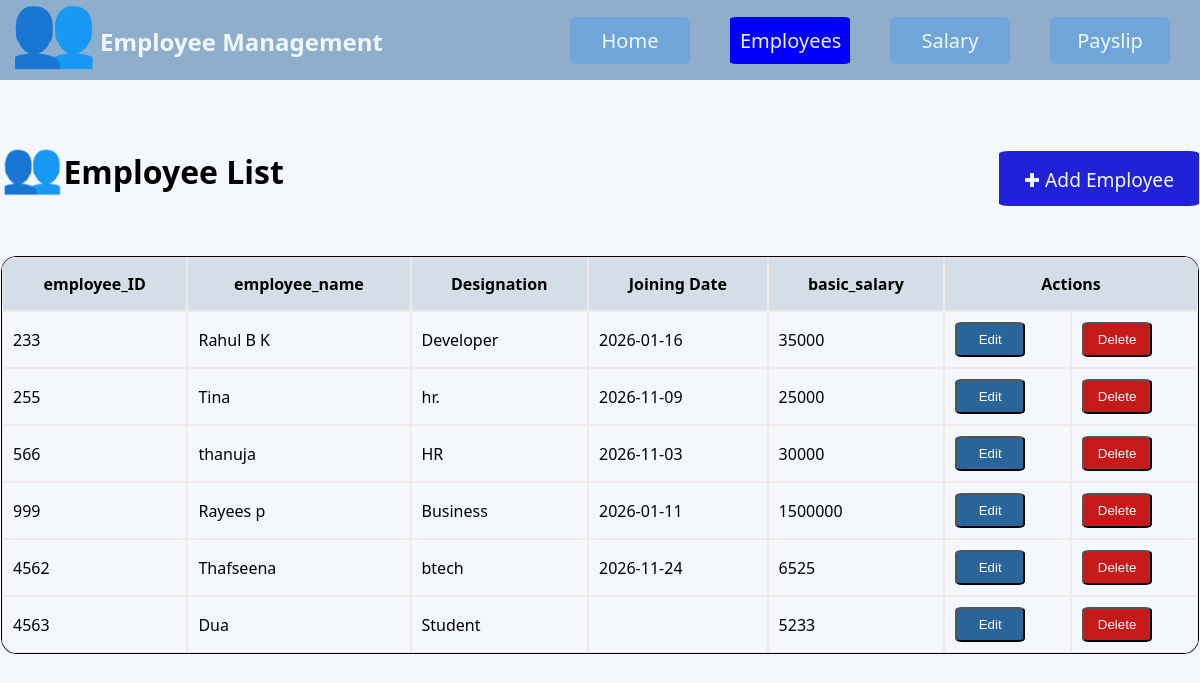
Screenshot of /employee with the database file from the repository.
### tables this page shows
CREATE TABLE "Employee" (
	"E_ID"	INTEGER NOT NULL,
	"Ename"	TEXT NOT NULL,
	"Desg"	TEXT NOT NULL,
	"Jdate"	NUMERIC,
	"B_salary"	INTEGER NOT NULL,
	PRIMARY KEY("E_ID")
);

### app.py (the view)
@app.route("/employee")
def employee():
    con=sql.connect("db_employee.db")
    con.row_factory=sql.Row
    cur=con.cursor()
    cur.execute("select * from Employee")
    data=cur.fetchall()
    return render_template('employee.html',datas=data)

### templates/employee.html
{% extends 'index.html' %}
    {% block content %}
    <div class="employee-table">
        <div class="heading">
        <h1><span>👥</span>Employee List</h1>
        <a class="add" href="{{ url_for('index') }}">✚ Add Employee</a>
        </div>
    <table cellpadding="10px">
        <thead>
            <th>employee_ID</th>
            <th>employee_name</th>
            <th>Designation</th>
            <th>Joining Date</th>
            <th>basic_salary</th>
            <th colspan="2">Actions</th>
        </thead>
        <tbody>
            {% for row in datas %}
            <tr>
                <td>{{row.E_ID}}</td>
                <td>{{row.Ename}}</td>
                <td>{{row.Desg}}</td>
                <td>{{row.Jdate}}</td>
                <td>{{row.B_salary}}</td>
                <td>
                    <button class="edit"><a class="edit1" href='{{url_for("edit",E_id=row.E_ID)}}'>Edit</a></button>
                </td>
                <td><button class="delete"><a href='{{url_for("delete",E_id=row.E_ID)}}' onclick='return confirm("Are you sure you want to delete this employee details?")'>Delete
                </a></button></td>
            </tr>
            {% endfor %}
        </tbody>
    </table>
    </div>
    {% endblock %}

### templates/index.html (shortened to what this page needs)
<!DOCTYPE html>
<html lang="en">
<head>
    <link rel="stylesheet" href="{{url_for('static',filename='style.css')}}">
</head>
<body>
    <header>
        <nav class="nav">
            <div class="logo">
                <h1>👥</h1>
                <h2>Employee Management</h2>
            </div>
            <div class="section">
                <a href="{{ url_for('index') }}" class="{% if request.endpoint == 'index' %} active{% endif %}">Home</a>
                 <a href="{{ url_for('employee') }}" class="{% if request.endpoint == 'employee' %} active{% endif %}">Employees</a>
                 <a href="{{ url_for('salary') }}" class="{% if request.endpoint == 'salary' %} active{% endif %}">Salary</a>
                <a href="{{ url_for('payslip') }}" class="{% if request.endpoint == 'payslip' %} active{% endif %}">Payslip</a>
            </div>
        </nav>
    </header>
    {% block content %}{% endblock %}
</body>
</html>

### static/style.css (style rules this page uses)
* { box-sizing: border-box; }
body { margin: 0; background-color: #f4f7fc; font-family: 'Segoe UI', sans-serif; }
.nav { background-color: rgb(142, 174, 204); display: flex; justify-content: space-between; height: 80px; position: relative; text-align: center; }
.logo { display: flex; gap: 20px; text-align: center; margin-left: 50px; padding: 10px; color: aliceblue; }
.logo h1 { background-color: transparent; margin-top: -1px; font-size: 70px; position: absolute; top: -20px; left: 10px; }
.logo h2 { position: absolute; top: 5px; left: 100px; }
header .section { display: flex; flex-direction: row; margin-right: 30px; gap: 40px; align-items: center; }
.section a { text-decoration: none; color: aliceblue; font-size: 20px; background-color: rgb(112, 165, 218); padding: 10px; border-radius: 5px; width: 120px; }
.employee-table { margin: 50px auto; display: grid; border: 1px solid transparent; width: 100%; }
.employee-table h1 { margin: 0; border-radius: 10px 10px 0 0; }
.employee-table span { font-size: 50px; }
.heading { display: flex; justify-content: space-between; }
.heading .add { color: aliceblue; background-color:rgba(25, 25, 215, 0.955); width: 200px; height: 55px; border-radius: 5%; padding: 15px; text-align: center; font-size: larger; margin-top: 20px; }
.employee-table a { color:white; text-decoration: none; }
.employee-table .edit { background-color: rgb(41, 101, 154); padding: 8px; width: 70px; border-radius: 10%; }
.employee-table .delete { background-color:rgb(198, 25, 25); padding: 8px; width: 70px; border-radius: 10%; }
.employee-table table { margin-top: 50px; width: 100%; border: 1px solid black; border-collapse: separate; border-spacing: 0; border-radius: 15px; overflow: hidden; }
.employee-table th, .employee-table td { border: 1px solid rgb(242, 232, 232); padding: 10px; border-collapse: collapse; }
.employee-table th { background-color:rgb(211, 222, 232); padding: 15px; }
.nav a.active { background-color: blue; color: #eaf2f8; padding: 10px; border-radius: 5%; }

### rows the page displays
Employee: E_ID "233", Ename "Rahul B K", Desg "Developer", Jdate "2026-01-16", B_salary "35000"
Employee: E_ID "255", Ename "Tina", Desg "hr.", Jdate "2026-11-09", B_salary "25000"
Employee: E_ID "566", Ename "thanuja", Desg "HR", Jdate "2026-11-03", B_salary "30000"
Employee: E_ID "999", Ename "Rayees p", Desg "Business", Jdate "2026-01-11", B_salary "1500000"
Employee: E_ID "4562", Ename "Thafseena", Desg "btech", Jdate "2026-11-24", B_salary "6525"
Employee: E_ID "4563", Ename "Dua", Desg "Student", B_salary "5233"
